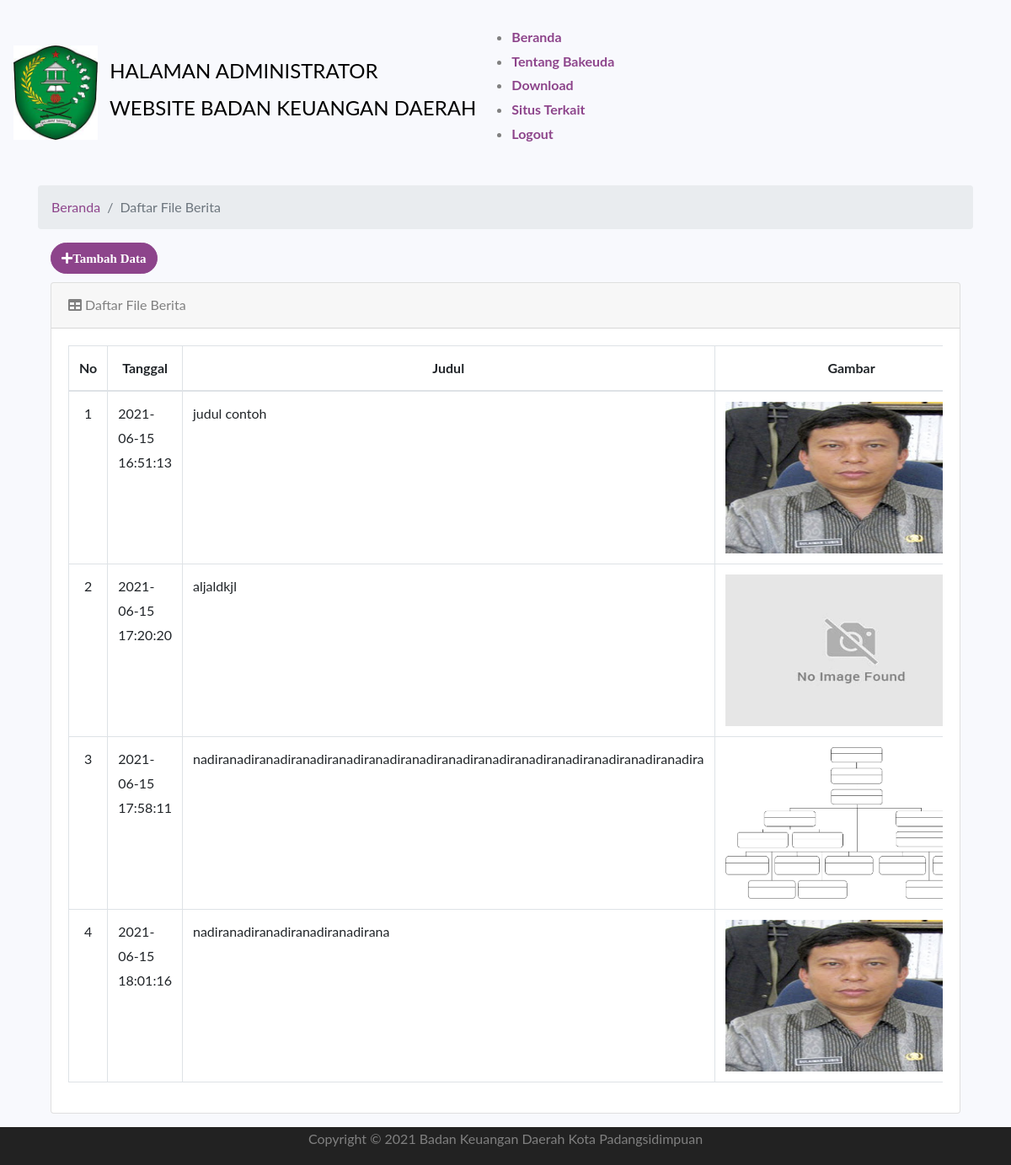
The page /index.php/administrator/berita on the database its author committed.
### tables this page shows
CREATE TABLE `tbl_berita` (
  `id_berita` int(128) NOT NULL,
  `judul` varchar(250) NOT NULL,
  `isi` longtext NOT NULL,
  `nama_berkas` varchar(250) NOT NULL,
  `tanggal` datetime NOT NULL DEFAULT current_timestamp()
);

### application/controllers/Administrator.php (called while the page is built, shortened)
<?php
class Administrator extends CI_Controller {
	public function __construct()
	{
		$this->load->helper('url');
		$this->load->helper('form');
		$this->load->library('form_validation');
		$this->load->model('model_login');
		$this->load->model('model_download');
		$this->load->model('model_informasi');
		$this->load->model('model_bangunanbakeuda');
		$this->load->model('model_profil');
		$this->load->model('model_galeri');
		$this->load->model('model_slidegambarutama');
		$this->load->model('model_tentangbakeuda');
		$this->load->model('model_video');
		$this->load->model('model_berita');
		$this->load->library('session');
	}
	public function berita()
	{
        $data['content'] = $this->model_berita->Tampilberita();
		$this->load->view('administrator/berita',$data);
	}
}

### index.php (called while the page is built, shortened)
<?php
require_once BASEPATH.'core/CodeIgniter.php';

### application/models/Model_berita.php (called while the page is built, shortened)
<?php if ( ! defined('BASEPATH')) exit('No direct script access allowed');
class Model_berita extends CI_Model {
	function Tampilberita()
    {
		$this->db->order_by('tanggal');
        return $this->db->from('tbl_berita')
			->get();
    }
}

### application/views/administrator/berita.php (the view, shortened to what this page needs)
<BR>
    <section id_berita="services" class="services">
      <div class="container">
      <ol class="breadcrumb" >
        <li class="breadcrumb-item">
          <a href="<?php echo base_url('administrator/home')?>">Beranda</a>
        </li>
        <li class="breadcrumb-item active">Daftar File Berita</li>
      </ol>
      <div class="container">
      <a href="<?php echo base_url('administrator/beritaadd')?>" class="btn btn-primary" style="margin-bottom: 10px;"><i class="fa fa-plus">Tambah Data</a></i>
  <div class="card mb-3">
        <div class="card-header">
          <i class="fa fa-table"></i> Daftar File Berita</div>
        <div class="card-body">
          <div class="table-responsive">
          <table class="table table-bordered" id="example" width="100%" cellspacing="0">
              <thead>
                <tr class="text-center">
                  <th>No</th>
                  <th>Tanggal</th>
                  <th>Judul</th>
                  <th>Gambar</th>
                </tr>
              </thead>
            <tbody  class="text-center">
                <tr>
                <?php
                  $i = 1;
                  foreach ($content->result() as $data) : ?>
                  <td><?= $i ?></td>
                  <td align="left"><?= $data->tanggal ?></td>
                  <td align="left"><?= $data->judul ?></td>
                  <td align="center"><img width="300" height="180" src="<?php echo base_url(); ?>uploads/<?php echo $data->nama_berkas; ?>"/></td>
                </tr>
                    <?php
                      $i++;
                    endforeach;
                  ?>
              </tbody>
            </table>
          </div>
        </div>
      </div>
    </div>
  </div>

### rows shown on the page
tbl_berita: tanggal "2021-06-15 16:51:13", judul "judul contoh", nama_berkas (picture)
tbl_berita: tanggal "2021-06-15 17:20:20", judul "aljaldkjl", nama_berkas (placeholder picture)
tbl_berita: tanggal "2021-06-15 17:58:11", judul "nadiranadiranadiranadiranadiranadiranadiranadiranadiranadiranadiranadiranadiranadira", nama_berkas (picture)
tbl_berita: tanggal "2021-06-15 18:01:16", judul "nadiranadiranadiranadiranadirana", nama_berkas (picture)
